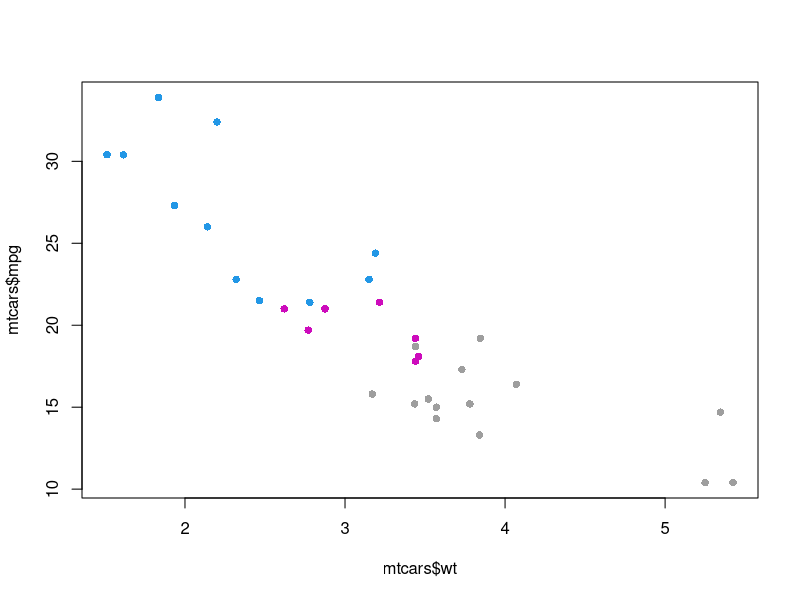

Write R code to recreate this figure.
## ---- chunk 1
knitr::opts_chunk$set(echo = TRUE)
## ---- chunk 2
mtcars <- mtcars[, c("mpg", "cyl", "wt", "qsec")]
summary(mtcars)
## ---- chunk 3
plot(mtcars$wt, mtcars$mpg, col = mtcars$cyl, pch = 16)
## ---- chunk 4
knitr::kable(mtcars[1:6, ], caption = "A subset of mtcars")
